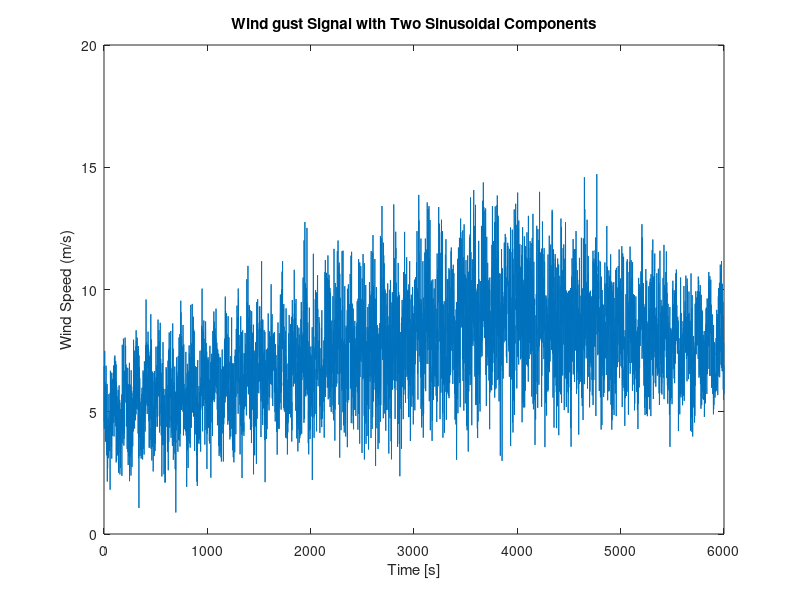

Recreate this plot in MATLAB. (Note: this script raises an error after producing the figure.)
clc
clear
close 
%------------------------------------------------------------------------
%                     WIND SPEED MODEL WITH ARBITRARY PDF and ACF

%The model generates a wind signal that has the same auto-correaltion function (ACF) and probability density function (PDF) as real wind data. 
%The model is based on a weighted superposition of 2-dimensional Ornstein-Uhlenbeck processes, in the form:

%       dx(t) = weight * sum( -alpha * x(t)  dt -omega * y(t)  dt + sigma dW)
%       dy(t) = weight * sum( omega *x(t) dt - alpha * y(t) dt)

%whose ACF is in the form

%       R = sum( w*exp( -alfa * t ) * cos( omega * t ) )

%Weight, alpha, omega and sigma are the model coefficents.

%Only the component in x is evaluated as the wind signal

%The model is composed by 2 steps:
%1)The coefficents of the model are obtained fitting the ACF of real data with a superposition of the model ACF.
%  How the fit is realized is explained in 'function_fitACF'
%  The SDE whith the desired coefficient is integrated to obtain the wind signal.
%  4 different integration methods are used: Euler-Maruyama, Exponential Euler,order-1.5 Taylor and Heun method

%2)A memoryless transformation to impose the real data PDF to the generatedsignal is applied:
%  the Gaussian CDF ɸ  is applied to the inverse of CDF of real data F^-1
 
%------------------------------------------------------------------------

% %Import data from flight test
% 
% load('wind_matrix_finale1.mat')
% load('wind_matrix_finale2.mat')
% 
%         % %Flight1 
%         
%         wind_speed1=wind_matrix_final_1(:,2);
%         time1=wind_matrix_final_1(:,1);
%         
%         % %Flight2
%         wind_speed2=wind_matrix_final_2(:,2); 
%         time2=wind_matrix_final_2(:,1);
% 
% %Fix the seed of random generator to reproduce same results 
% seed_value = 42;
% rng(seed_value);
% 
% %Choose between wind data of Flight 1 and Flight 2 and the period of time
% 
% choice_flight=input('Which flight test? (Digit 1 for flight 1 or 2 for flight 2) ')
% if choice_flight==1
% 
%     % %Flight1
%     %index (1:17961)=10min
%         wind_speed=wind_speed1(1:17961);
%         time=time1(1:17961);
% else
% 
%     % %Flight2
%         %index (1:17533)=0-10 min  
%         %index (1:3593)=0-2 min
%         %index (89806:107767)=50-60 min
%         wind_speed=wind_speed2(1:17533);
%         time=time2(1:17533);
% end
% 
% %Resampling of values with uniformly time intervals
% choice_resample=input('Which uniformly time interval? (In seconds) ')
% time_interval=choice_resample;
% Fs=1/time_interval;
% [wind_speed,time]=resample(wind_speed,time,Fs);

%------------------------------------------------------------------------





% Noise parameters
signal_length = 6000; % Signal length (e.g., 10 minutes at 10 Hz)
base_mean = 5; % Base mean of the noise
base_std_dev = 1; % Base standard deviation of the noise

% Define the time intervals and corresponding mean and variance values
time_intervals = [1, 4000, 6000]; % Start and end of each interval
mean_intervals = [5, 9, 7.55]; % Mean values for each interval
variance_intervals = [1, 2, 1]; % Variance values for each interval

% Linearly interpolate the mean and variance values between intervals
interpolated_mean = interp1(time_intervals, mean_intervals, 1:signal_length, 'linear', 'extrap');
interpolated_variance = interp1(time_intervals, variance_intervals, 1:signal_length, 'linear', 'extrap');

% Generate noise with varying mean and variance
gust_signal_generated= interpolated_variance .* randn(1, signal_length) + interpolated_mean;


% Define sinusoidal parameters
frequency = 0.5; % Frequency of the sinusoid (e.g., 0.1 Hz)
amplitude = 0.5; % Amplitude of the sinusoid

% Generate sinusoidal component
t = 0:1/10:600; % Time vector at 10 Hz (6000 samples for 10 minutes)
sinusoidal_component = amplitude * sin(2 * pi * frequency * t);

% Add sinusoidal component to the gust signal
gust_signal_with_sine = gust_signal_generated + sinusoidal_component(1:6000);

% Define second sinusoidal parameters
frequency2 =0.092; % Frequency of the second sinusoid (e.g., 0.05 Hz)
amplitude2 = 1; % Amplitude of the second sinusoid
phase_shift = pi/4; % Phase shift of the second sinusoid (e.g., pi/2)

% Generate second sinusoidal component
sinusoidal_component2 = amplitude2 * cos(2 * pi * frequency2 * t + phase_shift);

% Add second sinusoidal component to the gust signal
gust_signal = gust_signal_with_sine + sinusoidal_component2(1:6000);

% Plot the resulting signal
figure;
plot(gust_signal);
xlabel('Time [s]');
ylabel('Wind Speed (m/s)');
title('Wind gust Signal with Two Sinusoidal Components');

wind_speed=gust_signal;


%*************************************************

% STEP 1: Creata a superposition of SDE with the desired ACF of data

%1.1 Calculate the ACF of data

% choice_nLag=input('How many lags? ')
% maxLag=choice_nLag;
maxLag=100;
[acf,lag]=autocorr(wind_speed,maxLag); 
% lag=(0:maxLag)';


        % %ACF plots
        % %1)Discrete sequence data plot 

        figure;
        stem(acf, 'LineWidth', 1.5);
        title('Auto-correlation function','FontSize', 16);
        xlabel('Lag [s]');
        ylabel('Auto-correlation of wind speed data');
        grid on;

        % %2)Continue sequence data plot

        % figure;
        % plot(lag,acf, 'LineWidth', 1.5);
        % title('Auto-correlation function','FontSize', 16);
        % xlabel('Lag [s]');
        % ylabel('Auto-correlation of wind speed data');
        % grid on;
 
 
  
  
 

%1.2 Fit a weighted sum of exponential and/or damped sinusoidal functions to data ACF

%1.2. a)Evaluate the fit

PopSz = 500;
[coef,num_comp,fit_function] = function_fitACF(acf,lag,PopSz) %coef=(w,alfa,omega)

    save('f2_coef_2min_lag100_res1',"coef")
    save('f2_fit_2min_lag100_res1',"fit_function")
    save('f2_ncomp_2min_lag100_res1',"num_comp")

%1.2. b)Load a fit

%Flight 1 

%%This data are for wind_speed 10, resample 0.1, lag 100;
% load('f1_coef_10min_lag100_res01.mat')
% load('f1_fit_10min_lag100_res01.mat')
% load('f1_ncomp_10min_lag100_res01.mat')

%%This data are for wind_speed 10, resample 0.5, lag 100;
% load('f1_coef_10min_lag100_res05.mat')
% load('f1_fit_10min_lag100_res05.mat')
% load('f1_ncomp_10min_lag100_res05.mat')

% %%This data are for wind_speed 10, resample 1, lag 100;
% load('f1_coef_10min_lag100_res1.mat')
% load('f1_fit_10min_lag100_res1.mat')
% load('f1_ncomp_10min_lag100_res1.mat')

%Flight 2 

%%This data are for wind_speed(1:3593)=2min, resample 0.01, lag 100;
% load('coef_2min_lag100_res01.mat')
% load('fit_2min_lag100_res01.mat')
% load('ncomp_2min_lag100_res01.mat')

%%This data are for wind_speed(1:3593)=2min, resample 0.5, lag 100;
% load('coef_2min_lag100_res5.mat')
% load('fit_2min_lag100_res5.mat')
% load('ncomp_2min_lag100_res5.mat')

%%This data are for wind_speed 50-60 min, resample 1, lag 100;
% load('f2_coef_50min_lag100_res1.mat')
% load('f2_fit_50min_lag100_res1.mat')
% load('f2_ncomp_50min_lag100_res1.mat')


%%This data are for wind_speed 10min, resample 1, lag 100;
% load('f2_coef_10min_lag100_res1.mat')
% load('f2_fit_10min_lag100_res1.mat')
% load('f2_ncomp_10min_lag100_res1.mat')


    %Plot  fit results
    Cfit = fit_function(coef,lag);
    
    figure
    hd = plot(lag, acf, 'p', 'DisplayName','Data');
    for k1 = 1:size(acf,2)
        CV(k1,:) = hd(k1).Color;
        hd(k1).MarkerFaceColor = CV(k1,:);
    end
    hold on
    hlp = plot(lag, Cfit, 'DisplayName',['Sum of ' num2str(num_comp) ' weighted dumped exponential ']);
    title('Fit of ACF with weighted sum of exponential and damped sinusoidal functions ')
    for k1 = 1:size(acf,2)
        hlp(k1).Color = CV(k1,:);
    end
    hold off
    grid
    legend('Location','best')

%Estrapolate model coefficients
weight=coef(1:3:end);
alpha=coef(2:3:end);
omega=coef(3:3:end);
mean_value=mean(wind_speed);
%mu=mean*ones(length(num_comp));
mu=zeros(num_comp);
sigma=sqrt(2*abs(alpha));
%% 

%1.3 Integrate the SDE 

x0=mean_value;  %mean_value; %x initial point
y0=0;   %mean_value; %y initial poin
T= 700; %time interval
dt=0.0001; %integration steps

%Integretion methods

[v_acf_exp,t_exp]=exponential_euler ( num_comp, x0,y0, T, dt , weight, alpha, omega,sigma); %Exponential Euler
[v_acf_eul,t_eul]=euler_maruyama ( num_comp, x0,y0, T, dt , weight, alpha, omega,sigma); %Euler-Maruyama
[v_acf_tay,t_tay]=taylor1_5( num_comp, x0,y0, T, dt , weight, alpha, omega,sigma); %order-1.5 Taylor
[v_acf_heun,t_heun]=heun( num_comp, sigma, x0,y0, T, dt, weight, alpha, omega); %Heun 

    %Wind signal plots
    figure;
    subplot(2, 2, 1);
    plot(t_exp, v_acf_exp);
    title('Exponetial Euler');
    
    subplot(2, 2, 2);
    plot(t_eul, v_acf_eul);
    title('Euler-Maruyama');
    
    subplot(2, 2, 3);
    plot(t_tay, v_acf_tay);
    title('Taylor 1.5');
    
    subplot(2, 2, 4);
    plot(t_heun, v_acf_heun);
    title('Heun');


%1.4 ACF comparison
%To compare the ACF of real data with the one of the generated data it's necessary to compare values at same time istants


v_acf_r_exp=v_acf_exp(1:1/Fs/dt:end);
t_r_exp=t_exp(1:1/Fs/dt:end);
[acf_exp,lag_exp]=autocorr(v_acf_r_exp,'NumLag', maxLag);

v_acf_r_eul=v_acf_eul(1:1/Fs/dt:end);
t_r_eul=t_eul(1:1/Fs/dt:end);
[acf_eul,lag_eul]=autocorr(v_acf_r_eul,'NumLag', maxLag);


v_acf_r_tay=v_acf_tay(1:1/Fs/dt:end);
t_r_tay=t_tay(1:1/Fs/dt:end);
[acf_tay,lag_tay]=autocorr(v_acf_r_tay,'NumLag', maxLag);


v_acf_r_heun=v_acf_heun(1:1/Fs/dt:end);
t_r_heun=t_heun(1:1/Fs/dt:end);
[acf_heun,lag_heun]=autocorr(v_acf_r_heun,'NumLag', maxLag);



    %ACF of generated signal
    figure 
    plot(lag_exp,acf_exp,'-',LineWidth=1)
    hold on 
    plot(lag_eul,acf_eul,'-',LineWidth=1)
    plot(lag_tay,acf_tay,'-',LineWidth=1)
    plot(lag_heun,acf_heun,'-',LineWidth=1)
    plot(lag,acf,'-',LineWidth=2)
    legend('Exponential euler','Euler-Maruyama','Taylor 1.5','Heun','Real data')
    xlabel('Lag [s]')
    ylabel('ACF')
    title('Integration methods','FontSize',20)
    hold off

% figure 
% plot(lag_exp,mean((acf_exp-acf).^2),'-',LineWidth=1)
% hold on 
% plot(lag_eul,mean((acf_eul-acf).^2),'-',LineWidth=1)
% plot(lag_tay,mean((acf_tay-acf).^2),'-',LineWidth=1)
% plot(lag_heun,mean((acf_heun-acf).^2),'-',LineWidth=1)
% legend('Exponential euler error','Euler-Maruyama error','Taylor 1.5 error','Heun')
% xlabel('Lag [s]')
% ylabel('Mean square error')
% title('Mean square error','FontSize',20)
% hold off
% 
% figure 
% plot(lag_exp,mean((acf_exp-acf)),'-',LineWidth=1)
% hold on 
% plot(lag_eul,mean((acf_eul-acf)),'-',LineWidth=1)
% plot(lag_tay,mean((acf_tay-acf)),'-',LineWidth=1)
% plot(lag_heun,mean((acf_heun-acf)),'-',LineWidth=1)
% legend('Exponential euler error','Euler-Maruyama error','Taylor 1.5 error','Heun')
% xlabel('Lag [s]')
% ylabel('Mean absolute error')
% title('Mean absolute error','FontSize',20)
% hold off


%TEST the results

% Test the gaussian PDF of SDE

figure;
histogram(v_acf_heun, 'Normalization', 'pdf');
hold on;
pd = fitdist(v_acf_heun', 'Normal');
x_values = linspace(min(v_acf_heun), max(v_acf_heun), 100);
y_values = pdf(pd, x_values);
plot(x_values, y_values, 'LineWidth', 2);
title('Confronto Istogramma con PDF Gaussiana');
legend('Istogramma', 'PDF Gaussiana');





[acf_step1,lag_step1]=autocorr(v_acf_r_heun,'NumLag', maxLag);

    %Compare the ACF of real data with the ACF of generated data
    figure
    subplot(2,1,1)
    stem(acf_step1, 'LineWidth', 1.5);
    title('Auto-correlation function','FontSize', 16);
    xlabel('Lag [s]');
    ylabel('Auto-correlation of generated wind speed at the end of dtep1');
    grid on;
    subplot(2, 1, 2);
    stem( acf, 'LineWidth', 1.5);
    title('Auto-correlation function','FontSize', 16);
    xlabel('Lag [s]');
    ylabel('Auto-correlation of wind speed data');
    grid on;


% ****************************************************

%STEP 2: impose the desired PDF

%2.1 Calculate the inverse CDF of real data 

[ecdf,x_ecdf]=ecdf(wind_speed); %Use the Kaplan-Meier estimator to estiamte ecdf
inv_ECDF=@(z) interp1(ecdf,x_ecdf,z,'linear','extrap'); 

%2.2 Calculate the gaussian CDF of generated data 
gaussianCDF=normcdf(v_acf_heun);

%2.3 Memoryless transformation 
v_pdf=inv_ECDF(gaussianCDF);

    %Plot final wind generated signal
    figure
    plot(t_heun,v_pdf, 'r-', 'LineWidth', 3 )
    xlabel ( 't [s]', 'FontSize', 16 )
    ylabel ( 'v [m/s]', 'FontSize', 16, 'Rotation', 0, 'HorizontalAlignment', 'right' )
    title ( 'SDE withe the desired PDF and ACF', 'FontSize', 16 )
    grid ( 'on' );

%**************************************************

%TEST the results

%Comparison plot of PDF
figure;
subplot(2, 1, 1);
histogram(v_pdf, 100,'Normalization', 'pdf', 'EdgeColor', 'none');
xlabel('v [m/s]', 'FontSize', 16)
ylabel('PDF', 'FontSize', 16, 'Rotation', 0, 'HorizontalAlignment', 'right')
title('PDF of generated wind speed', 'FontSize', 16)
xlim([0,0.55])
ylim([0,15])
grid('on');
subplot(2, 1, 2);
histogram(wind_speed, 100,'Normalization', 'pdf', 'EdgeColor', 'none');
xlabel('v [m/s]', 'FontSize', 16)
ylabel('PDF', 'FontSize', 16, 'Rotation', 0, 'HorizontalAlignment', 'right')
title('PDF of wind speed data', 'FontSize', 16)
xlim([0,0.55])
ylim([0,15])
grid('on');

%Comparison plot of ACF
v_pdf_r=v_acf_heun(1:1/Fs/dt:end);
acf_final=autocorr(v_pdf_r,'NumLag', maxLag);

figure
subplot(2,1,1)
stem(acf_final, 'LineWidth', 1.5);
title('Auto-correlation function of generated wind speed','FontSize', 16);
xlabel('Lag [s]');
ylabel('ACF');
grid on;
subplot(2, 1, 2);
stem(acf, 'LineWidth', 1.5);
title('Auto-correlation function of wind speed data','FontSize', 16);
xlabel('Lag [s]');
ylabel('ACF');
grid on;





